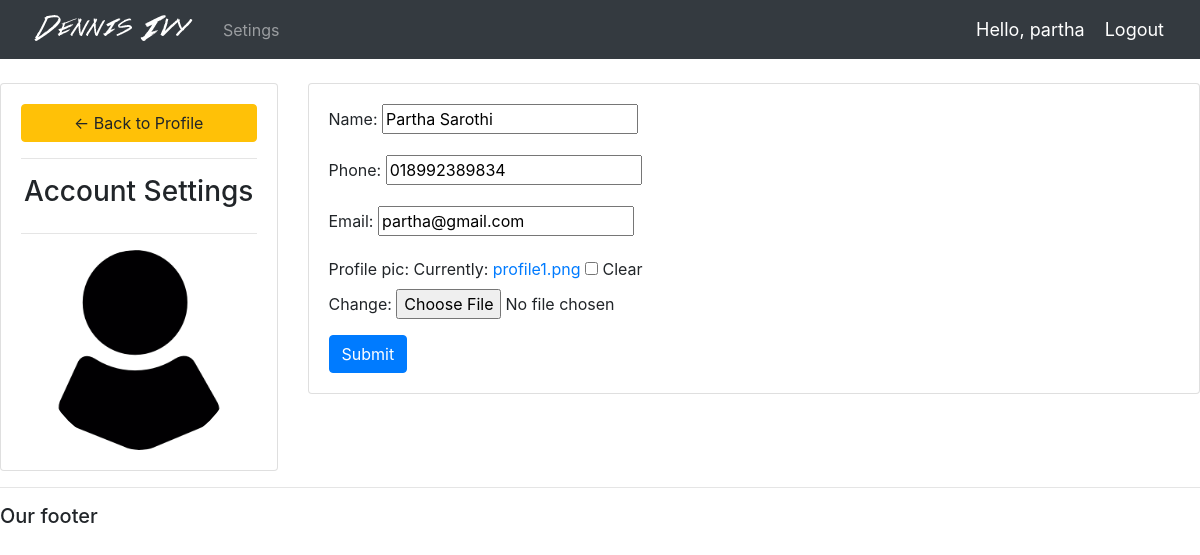
The page /account/ (signed in) on the database its author committed.
### accounts/models.py (models this page shows, shortened)
class Customer(models.Model):
    user = models.OneToOneField(User, null=True, blank=True, on_delete=models.CASCADE)
    name = models.CharField(max_length=200, null=True)
    phone = models.CharField(max_length=200, null=True)
    email = models.CharField(max_length=200, null=True)
    profile_pic = models.ImageField(default="profile1.png", null=True, blank=True)
    date_created = models.DateTimeField(auto_now_add=True, null=True)

### accounts/decorators.py (the view)
        def wrapper_func(request, *args, **kwargs):
            group = None
            if request.user.groups.exists():
                group = request.user.groups.all()[0].name
            if group in allowed_roles:
                return view_fanc(request, *args, **kwargs)
            else:
                return HttpResponse('You are not authorized to view this page')

### accounts/forms.py
class CustomerForm(ModelForm):
    class Meta:
        model = Customer
        fields = '__all__'
        exclude = ['user']

### accounts/views.py (called while the page is built)
@login_required(login_url='login')
@allowed_users(allowed_roles=['customer'])
def accountSeetings(request):
    customer = request.user.customer
    form = CustomerForm(instance=customer)
    if request.method == 'POST':
        form = CustomerForm(request.POST, request.FILES, instance=customer)
        if form.is_valid():
            form.save()
    context = {'form':form}
    return render(request, 'accounts/account_settings.html', context)

### accounts/templates/accounts/account_settings.html (shortened to what this page needs)
{%  extends 'accounts/main.html' %}
{% load static %}
{% block content %}
<br>
<div class="row">
	<div class="col-md-3">
		<div class="card card-body">
			<a class="btn btn-warning" href="{% url 'home' %}"> &#8592; Back to Profile</a>
			<hr>
			<h3 style="text-align: center">Account Settings</h3>
			<hr>
			<img class="profile-pic" src="{{ request.user.customer.profile_pic.url }}" >
		</div>
	</div>
	<div class="col-md-9">
		<div class="card card-body">
			<form method="POST" action="" enctype="multipart/form-data">
				{{ form.as_p }}
			<input class="btn btn-primary" type="submit" name="Update Information">
			</form>
		</div>
	</div>
</div>
{% endblock %}

### accounts/templates/accounts/navbar.html (shortened to what this page needs)
{% load static %}
<nav class="navbar navbar-expand-lg navbar-dark bg-dark">
  <img src="{% static 'images/logo.png' %}">
  <div class="collapse navbar-collapse" id="navbarNavDropdown">
    <ul class="navbar-nav">
      {% if request.user.is_staff %}
      <li class="nav-item active">
        <a class="nav-link" href="{% url 'home' %}">Dashboard</a>
      </li>
      <li class="nav-item">
        <a class="nav-link" href="{% url 'products' %}">Products</a>
      </li>
      {% else %}
      <li class="nav-item">
        <a class="nav-link" href="{% url 'account' %}">Setings</a>
      </li>
      {% endif %}
    </ul>
  </div>
  <span class="hello-msg">Hello, {{ request.user }}</span>
  <span><a class="hello-msg" href="{% url 'logout' %}">Logout</a></span>
</nav>

### static/css/main.css (style rules this page uses)
body { background-color: #ebeff5; }

### accounts/templates/accounts/navbar.html (style rules this page uses)
.hello-msg { font-size: 18px; color: #fff; margin-right: 20px }

### accounts/templates/accounts/account_settings.html (style rules this page uses)
.profile-pic { max-width: 200px; max-height:200px; margin: 0 auto; border-radius: 50%; }

### rows shown on the page
Customer: name "Partha Sarothi", phone "018992389834", email "partha@gmail.com"

### other values the page prints
{{ request.user }} "partha"
